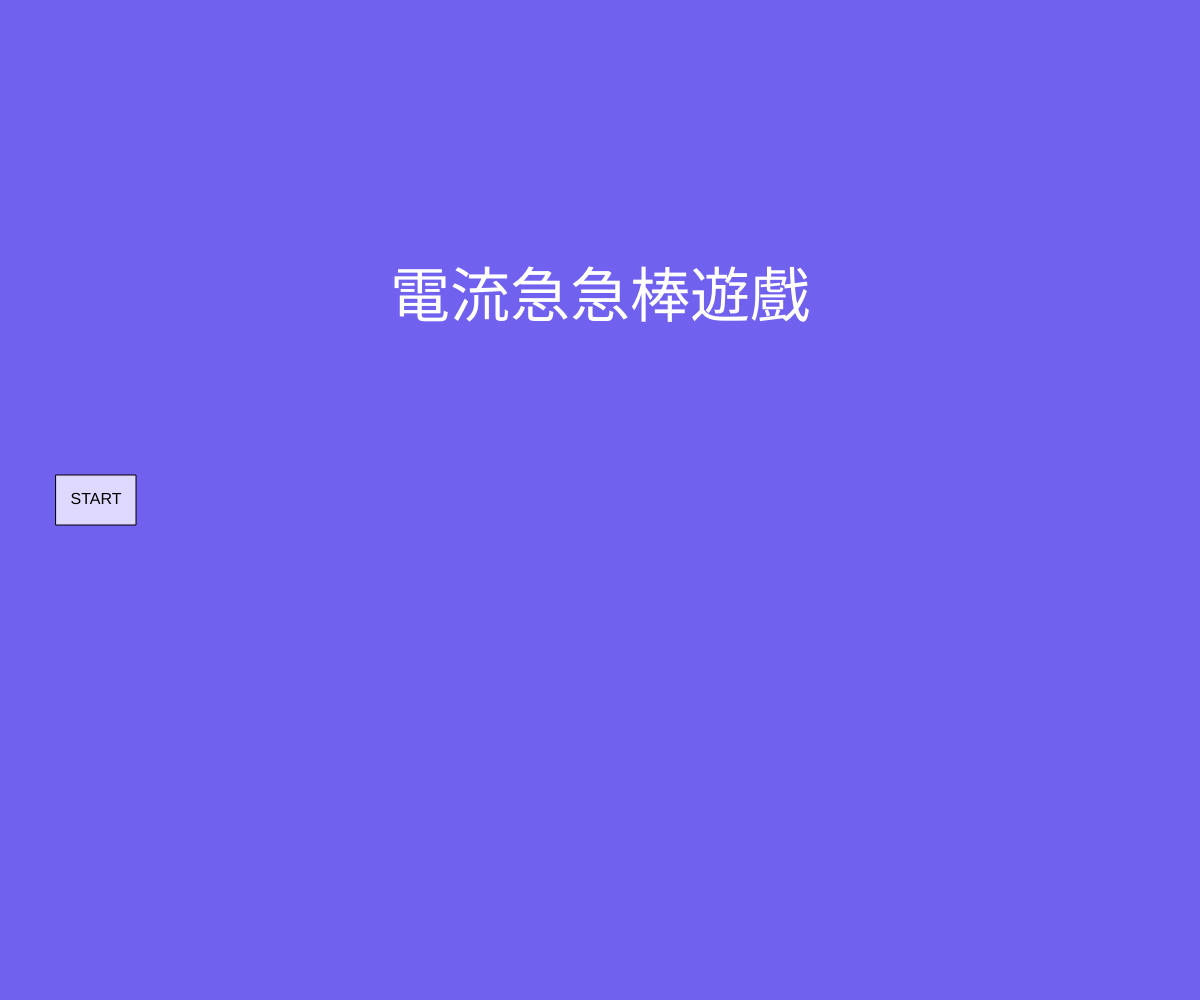
Frame 1 (no input)
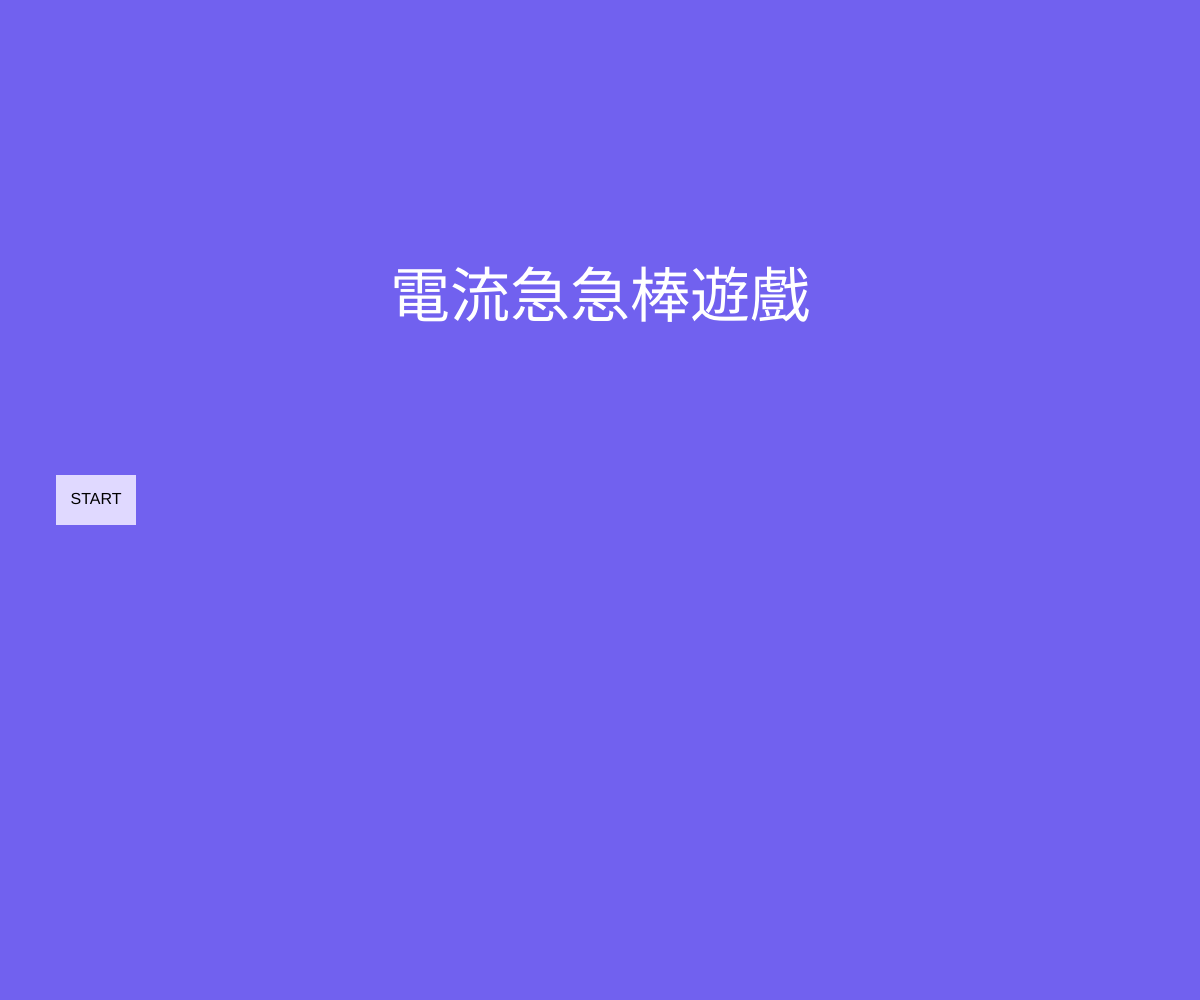
Frame 60 (no input)
Frame 120 (the mouse pressed at the canvas centre since frame 60): identical to frame 60, image omitted

The p5.js sketch that drew these frames (run headless with seeded random() and noise() and a simulated clock; from frame 60 on, the mouse is pressed at the canvas centre):

// p5.js sketch
// ── sketch.js
let topPoints = [];
let bottomPoints = [];
let gameState = "START"; // START, PLAYING, FAIL, SUCCESS

function setup() {
  createCanvas(windowWidth, windowHeight);
  generatePath();
}

function windowResized() {
  resizeCanvas(windowWidth, windowHeight);
  generatePath();
}

function generatePath() {
  topPoints = [];
  bottomPoints = [];
  let xStart = width * 0.02; // 起點佔寬度 15%
  let xEnd = width * 1;   // 終點佔寬度 85%
  let step = (xEnd - xStart) / 19; // 修正為 20 個點的間距
  
  // 產生 20 個點連成一條線
  for (let i = 0; i < 20; i++) {
    let x = xStart + i * step;
    let y = random(height * 0.5, height * 0.65);
    topPoints.push({ x: x, y: y });
    // 下方點距離 15 到 45 間
    let gap = random(80, 100);
    bottomPoints.push({ x: x, y: y + gap });
  }
}

function draw() {
  background("#7161ef");
  
  if (gameState === "START") {
    drawStartScreen();
  } else if (gameState === "PLAYING") {
    drawGame();
    checkCollision();
    checkWin();
  } else if (gameState === "FAIL") {
    showEndScreen("FAILED!", color(255, 0, 0));
  } else if (gameState === "SUCCESS") {
    showEndScreen("SUCCESS!", color(0, 150, 0));
  }
}

function drawStartScreen() {
  rectMode(CENTER);
  textAlign(CENTER, CENTER);

  // 繪製遊戲標題
  fill(255); // 白色文字
  textSize(min(width * 0.07, 60)); 
  text("電流急急棒遊戲", width / 2, height * 0.3);

  let startX = width * 0.08;
  fill("#e0d9ff");
  rect(startX, height / 2, 80, 50);
  fill(0);
  noStroke();
  textSize(16);
  text("START", startX, height / 2);
  if (mouseIsPressed && dist(mouseX, mouseY, startX, height / 2) < 40) {
    gameState = "PLAYING";
  }
}

function drawGame() {
  stroke("#17bebb");
  strokeWeight(3);
  noFill();

  // 使用 curveVertex 繪製上方與下方曲線
  beginShape();
  if (topPoints.length > 0) {
    curveVertex(topPoints[0].x, topPoints[0].y); // 起始控制點
    for (let p of topPoints) curveVertex(p.x, p.y);
    curveVertex(topPoints[topPoints.length - 1].x, topPoints[topPoints.length - 1].y); // 結束控制點
  }
  endShape();

  beginShape();
  if (bottomPoints.length > 0) {
    curveVertex(bottomPoints[0].x, bottomPoints[0].y);
    for (let p of bottomPoints) curveVertex(p.x, p.y);
    curveVertex(bottomPoints[bottomPoints.length - 1].x, bottomPoints[bottomPoints.length - 1].y);
  }
  endShape();

  // 繪製滑鼠位置的小紅點
  fill(255, 0, 0);
  noStroke();
  ellipse(mouseX, mouseY, 10, 10);

  // 繪製結束鈕
  noStroke();
  fill("#b79ced");
  let endX = width - 25;
  rect(endX, height / 2, 50, height * 0.4);
  fill(0);
  textSize(16);
  text("END", endX, height / 2);
}

function checkCollision() {
  for (let i = 0; i < topPoints.length - 1; i++) {
    if (isNear(topPoints[i], topPoints[i+1]) || isNear(bottomPoints[i], bottomPoints[i+1])) {
      gameState = "FAIL";
    }
  }
}

function isNear(p1, p2) {
  // 使用投影法計算點到線段的最短距離，以精準偵測紅點碰撞
  let lineDist = dist(p1.x, p1.y, p2.x, p2.y);
  if (lineDist === 0) return dist(mouseX, mouseY, p1.x, p1.y) < 8;
  let t = ((mouseX - p1.x) * (p2.x - p1.x) + (mouseY - p1.y) * (p2.y - p1.y)) / (lineDist * lineDist);
  t = constrain(t, 0, 1);
  let d = dist(mouseX, mouseY, p1.x + t * (p2.x - p1.x), p1.y + t * (p2.y - p1.y));
  return d < 8; // 紅點半徑 5 + 線條寬度緩衝
}

function checkWin() {
  if (mouseX > width - 50) gameState = "SUCCESS";
}

function showEndScreen(msg, clr) {
  textAlign(CENTER, CENTER);
  textSize(width * 0.08); // 文字大小隨螢幕寬度縮放
  fill(clr);
  text(msg, width / 2, height / 2);
  textSize(width * 0.02);
  fill(0);
  text("Click anywhere to restart", width / 2, height / 2 + height * 0.1);
  if (mouseIsPressed && frameCount % 60 > 30) {
    generatePath();
    gameState = "START";
  }
}
